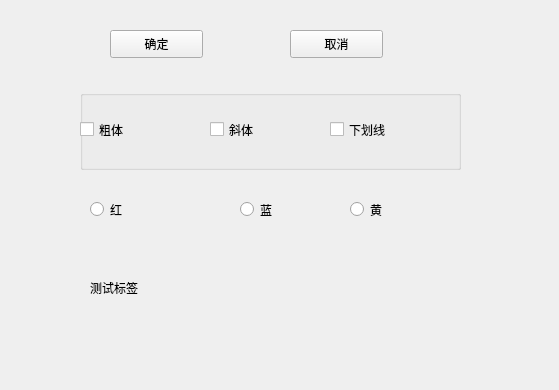
<?xml version="1.0" encoding="UTF-8"?>
<ui version="4.0">
 <class>Form</class>
 <widget class="QWidget" name="Form">
  <property name="geometry">
   <rect>
    <x>0</x>
    <y>0</y>
    <width>559</width>
    <height>390</height>
   </rect>
  </property>
  <property name="windowTitle">
   <string>Form</string>
  </property>
  <widget class="QPushButton" name="ok">
   <property name="geometry">
    <rect>
     <x>110</x>
     <y>30</y>
     <width>93</width>
     <height>28</height>
    </rect>
   </property>
   <property name="text">
    <string>确定</string>
   </property>
  </widget>
  <widget class="QRadioButton" name="yellow">
   <property name="geometry">
    <rect>
     <x>350</x>
     <y>200</y>
     <width>115</width>
     <height>19</height>
    </rect>
   </property>
   <property name="text">
    <string>黄</string>
   </property>
  </widget>
  <widget class="QGroupBox" name="groupBox">
   <property name="geometry">
    <rect>
     <x>80</x>
     <y>90</y>
     <width>381</width>
     <height>80</height>
    </rect>
   </property>
   <property name="title">
    <string/>
   </property>
   <widget class="QCheckBox" name="bold">
    <property name="geometry">
     <rect>
      <x>0</x>
      <y>30</y>
      <width>91</width>
      <height>19</height>
     </rect>
    </property>
    <property name="text">
     <string>粗体</string>
    </property>
   </widget>
   <widget class="QCheckBox" name="underline">
    <property name="geometry">
     <rect>
      <x>250</x>
      <y>30</y>
      <width>91</width>
      <height>19</height>
     </rect>
    </property>
    <property name="text">
     <string>下划线</string>
    </property>
   </widget>
   <widget class="QCheckBox" name="italic">
    <property name="geometry">
     <rect>
      <x>130</x>
      <y>30</y>
      <width>91</width>
      <height>19</height>
     </rect>
    </property>
    <property name="text">
     <string>斜体</string>
    </property>
   </widget>
  </widget>
  <widget class="QLabel" name="label">
   <property name="geometry">
    <rect>
     <x>90</x>
     <y>280</y>
     <width>261</width>
     <height>16</height>
    </rect>
   </property>
   <property name="palette">
    <palette>
     <active>
      <colorrole role="WindowText">
       <brush brushstyle="SolidPattern">
        <color alpha="255">
         <red>0</red>
         <green>0</green>
         <blue>0</blue>
        </color>
       </brush>
      </colorrole>
     </active>
     <inactive>
      <colorrole role="WindowText">
       <brush brushstyle="SolidPattern">
        <color alpha="255">
         <red>0</red>
         <green>0</green>
         <blue>0</blue>
        </color>
       </brush>
      </colorrole>
     </inactive>
     <disabled>
      <colorrole role="WindowText">
       <brush brushstyle="SolidPattern">
        <color alpha="255">
         <red>120</red>
         <green>120</green>
         <blue>120</blue>
        </color>
       </brush>
      </colorrole>
     </disabled>
    </palette>
   </property>
   <property name="text">
    <string>测试标签</string>
   </property>
  </widget>
  <widget class="QRadioButton" name="red">
   <property name="geometry">
    <rect>
     <x>90</x>
     <y>200</y>
     <width>115</width>
     <height>19</height>
    </rect>
   </property>
   <property name="text">
    <string>红</string>
   </property>
  </widget>
  <widget class="QRadioButton" name="blue">
   <property name="geometry">
    <rect>
     <x>240</x>
     <y>200</y>
     <width>115</width>
     <height>19</height>
    </rect>
   </property>
   <property name="text">
    <string>蓝</string>
   </property>
  </widget>
  <widget class="QPushButton" name="loser">
   <property name="geometry">
    <rect>
     <x>290</x>
     <y>30</y>
     <width>93</width>
     <height>28</height>
    </rect>
   </property>
   <property name="text">
    <string>取消</string>
   </property>
  </widget>
 </widget>
 <resources/>
 <connections/>
</ui>
